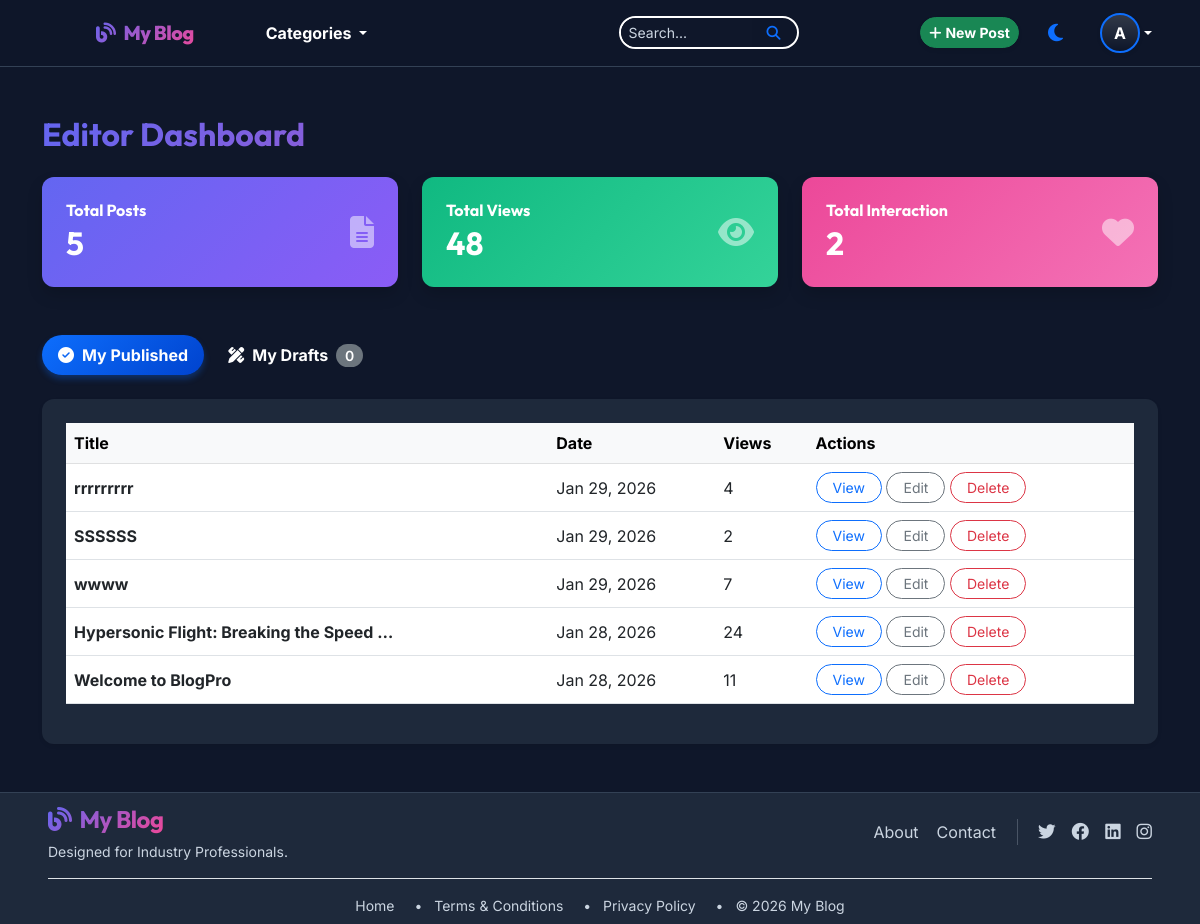
The page /dashboard/ (signed in) on the database its author committed.
### blog/models.py (models this page shows, shortened)
class Post(models.Model):
    STATUS_CHOICES = (
        ('draft', 'Draft'),
        ('published', 'Published'),
    )
    title = models.CharField(max_length=200)
    slug = models.SlugField(unique=True, blank=True)
    content = models.TextField()
    featured_image = models.ImageField(upload_to='posts/')
    category = models.ForeignKey(Category, on_delete=models.CASCADE, related_name='posts')
    tags = models.ManyToManyField(Tag, blank=True)
    author = models.ForeignKey(User, on_delete=models.CASCADE)
    status = models.CharField(max_length=10, choices=STATUS_CHOICES, default='draft')
    created_at = models.DateTimeField(auto_now_add=True)
    updated_at = models.DateTimeField(auto_now=True)
    views_count = models.PositiveIntegerField(default=0)
    def get_absolute_url(self):
        return reverse('post_detail', kwargs={'slug': self.slug})

### blog/views.py (the view)
# urls.py: path('dashboard/', views.dashboard, name='dashboard'),
@login_required
def dashboard(request):
    if not is_editor_check(request.user):
        messages.error(request, "Access restricted to staff/editors.")
        return redirect('home')
    user_posts = Post.objects.filter(author=request.user)
    total_posts = user_posts.count()
    total_views = sum(p.views_count for p in user_posts)
    total_likes = PostInteraction.objects.filter(post__in=user_posts, interaction_type='like').count()
    my_drafts = user_posts.filter(status='draft').order_by('-created_at')
    my_published = user_posts.filter(status='published').order_by('-created_at')
    admin_drafts = None
    if request.user.is_superuser:
        admin_drafts = Post.objects.filter(status='draft').exclude(author=request.user).order_by('-created_at')
    draft_count = my_drafts.count()
    admin_draft_count = admin_drafts.count() if admin_drafts else 0
    context = {
        'total_posts': total_posts,
        'total_views': total_views,
        'total_likes': total_likes,
        'my_drafts': my_drafts,
        'my_published': my_published,
        'admin_drafts': admin_drafts,
        'draft_count': draft_count,
        'admin_draft_count': admin_draft_count,
    }
    return render(request, 'blog/dashboard.html', context)

### templates/blog/dashboard.html (shortened to what this page needs)
{% extends 'base.html' %}
{% block content %}
<div class="container my-5">
    <h2 class="mb-4 text-gradient fw-bold">Editor Dashboard</h2>
    <div class="row g-4 mb-5">
        <div class="col-md-4">
            <div class="card text-white border-0 shadow" style="background: linear-gradient(135deg, #6366f1, #8b5cf6);">
                <div class="card-body p-4">
                    <div class="d-flex justify-content-between align-items-center">
                        <div>
                            <h6 class="mb-1">Total Posts</h6>
                            <h2 class="fw-bold mb-0">{{ total_posts }}</h2>
                        </div>
                        <i class="fas fa-file-alt fa-2x opacity-50"></i>
                    </div>
                </div>
            </div>
        </div>
        <div class="col-md-4">
            <div class="card text-white border-0 shadow" style="background: linear-gradient(135deg, #10b981, #34d399);">
                <div class="card-body p-4">
                    <div class="d-flex justify-content-between align-items-center">
                        <div>
                            <h6 class="mb-1">Total Views</h6>
                            <h2 class="fw-bold mb-0">{{ total_views }}</h2>
                        </div>
                        <i class="fas fa-eye fa-2x opacity-50"></i>
                    </div>
                </div>
            </div>
        </div>
        <div class="col-md-4">
            <div class="card text-white border-0 shadow" style="background: linear-gradient(135deg, #ec4899, #f472b6);">
                <div class="card-body p-4">
                    <div class="d-flex justify-content-between align-items-center">
                        <div>
                            <h6 class="mb-1">Total Interaction</h6>
                            <h2 class="fw-bold mb-0">{{ total_likes }}</h2>
                        </div>
                        <i class="fas fa-heart fa-2x opacity-50"></i>
                    </div>
                </div>
            </div>
        </div>
    </div>
    <ul class="nav nav-pills mb-4 gap-2" id="dashboardTabs" role="tablist">
        <li class="nav-item" role="presentation">
            <button class="nav-link active fw-bold rounded-pill" id="published-tab" data-bs-toggle="pill"
                data-bs-target="#published" type="button" role="tab">
                <i class="fas fa-check-circle me-2"></i>My Published
            </button>
        </li>
        <li class="nav-item" role="presentation">
            <button class="nav-link fw-bold rounded-pill" id="drafts-tab" data-bs-toggle="pill" data-bs-target="#drafts"
                type="button" role="tab">
                <i class="fas fa-pencil-ruler me-2"></i>My Drafts
                <span class="badge bg-secondary ms-1 rounded-pill">{{ draft_count }}</span>
            </button>
        </li>
    </ul>
    <div class="card border-0 shadow-sm">
        <div class="card-body p-4">
            <div class="tab-content" id="dashboardTabsContent">
                <div class="tab-pane fade show active" id="published" role="tabpanel">
                    <div class="table-responsive">
                        <table class="table table-hover align-middle">
                            <thead class="table-light">
                                <tr>
                                    <th>Title</th>
                                    <th>Date</th>
                                    <th>Views</th>
                                    <th>Actions</th>
                                </tr>
                            </thead>
                            <tbody>
                                {% for post in my_published %}
                                <tr>
                                    <td class="fw-bold">{{ post.title|truncatewords:5 }}</td>
                                    <td>{{ post.created_at|date:"M d, Y" }}</td>
                                    <td>{{ post.views_count }}</td>
                                    <td>
                                        <a href="{{ post.get_absolute_url }}"
                                            class="btn btn-sm btn-outline-primary rounded-pill px-3">View</a>
                                        <a href="{% url 'post_update' post.slug %}"
                                            class="btn btn-sm btn-outline-secondary rounded-pill px-3">Edit</a>
                                        <a href="{% url 'post_delete' post.slug %}"
                                            class="btn btn-sm btn-outline-danger rounded-pill px-3">Delete</a>
                                    </td>
                                </tr>
                                {% empty %}
                                <tr>
                                    <td colspan="4" class="text-center py-4 text-muted">No published posts yet.</td>
                                </tr>
                                {% endfor %}
                            </tbody>
                        </table>
                    </div>
                </div>
            </div>
        </div>
    </div>
</div>
{% endblock %}

### templates/base.html (shortened to what this page needs)
{% load static %}
<!DOCTYPE html>
<html lang="en" data-theme="dark">
<head>
    <link href="https://cdn.jsdelivr.net/npm/bootstrap@5.3.0/dist/css/bootstrap.min.css" rel="stylesheet">
    <link rel="stylesheet" href="https://cdnjs.cloudflare.com/ajax/libs/font-awesome/6.4.0/css/all.min.css">
    <link rel="stylesheet" href="{% static 'css/styles.css' %}">
</head>
<body>
    <nav class="navbar navbar-expand-lg sticky-top">
        <div class="container-fluid px-4 px-lg-5">
            <a class="navbar-brand animate-hover ms-5" href="{% url 'home' %}">
                <i class="fas fa-blog me-2"></i>My Blog
            </a>
            <div class="collapse navbar-collapse" id="navbarNav">
                <ul class="navbar-nav me-auto mb-2 mb-lg-0 ms-5">
                    <li class="nav-item dropdown hover-dropdown">
                        <a class="nav-link dropdown-toggle animate-hover fw-bold" href="#" data-bs-toggle="dropdown">
                            Categories
                        </a>
                    </li>
                </ul>
                <form class="d-flex mx-auto" action="{% url 'search' %}" method="GET"
                    style="width: 18%; min-width: 180px;">
                    <div class="input-group input-group-sm">
                        <input class="form-control rounded-start-pill" type="search" placeholder="Search..."
                            aria-label="Search" name="q">
                        <button class="btn btn-outline-primary rounded-end-pill px-3" type="submit"><i
                                class="fas fa-search"></i></button>
                    </div>
                </form>
                <div class="d-flex align-items-center gap-3">
                    {% if perms.blog.add_post %}
                    <a class="btn btn-sm btn-success rounded-pill fw-bold animate-hover shadow-sm"
                        href="{% url 'create_post' %}">
                        <i class="fas fa-plus me-1"></i>New Post
                    </a>
                    {% endif %}
                    <button class="btn btn-link text-decoration-none theme-toggle animate-hover" id="themeToggle"
                        title="Toggle Theme">
                        <i class="fas fa-moon fa-lg"></i>
                    </button>
                    {% if user.is_authenticated %}
                    <div class="dropdown">
                        <a class="nav-link dropdown-toggle d-flex align-items-center p-0" href="#" role="button"
                            data-bs-toggle="dropdown">
                            <div class="rounded-circle bg-gradient ms-2 d-flex align-items-center justify-content-center overflow-hidden border border-2 border-primary shadow-sm"
                                style="width: 40px; height: 40px;">
                                {% if user.profile.profile_picture %}
                                <img src="{{ user.profile.profile_picture.url }}" class="w-100 h-100"
                                    style="object-fit:cover;">
                                {% else %}
                                <span class="text-white fw-bold">{{ user.username|make_list|first|upper }}</span>
                                {% endif %}
                            </div>
                        </a>
                    </div>
                    {% endif %}
                </div>
            </div>
        </div>
    </nav>
    <div style="flex: 1 0 auto;">
        {% block content %}{% endblock %}
    </div>
    <footer class="footer mt-auto py-2" style="background-color: var(--card-bg);">
        <div class="container-fluid px-4 px-lg-5">
            <div class="row align-items-center mb-3">
                <div class="col-md-6 text-md-start text-center mb-3 mb-md-0">
                    <a class="navbar-brand animate-hover fs-4 fw-bold" href="{% url 'home' %}">
                        <i class="fas fa-blog me-2"></i>My Blog
                    </a>
                    <p class="small text-muted mb-0 mt-1">Designed for Industry Professionals.</p>
                </div>
                <div class="col-md-6">
                    <div
                        class="d-flex justify-content-center justify-content-md-end align-items-center gap-3 flex-wrap">
                        <button class="btn btn-link text-decoration-none text-muted p-0 animate-hover"
                            data-bs-toggle="offcanvas" data-bs-target="#offcanvasAbout">About</button>
                        <button class="btn btn-link text-decoration-none text-muted p-0 animate-hover"
                            data-bs-toggle="modal" data-bs-target="#contactModal">Contact</button>
                        <div class="d-flex gap-3">
                            <a href="#" class="social-icon text-muted" style="font-size: 1.1rem;"><i
                                    class="fab fa-twitter"></i></a>
                            <a href="#" class="social-icon text-muted" style="font-size: 1.1rem;"><i
                                    class="fab fa-facebook"></i></a>
                            <a href="#" class="social-icon text-muted" style="font-size: 1.1rem;"><i
                                    class="fab fa-linkedin"></i></a>
                            <a href="#" class="social-icon text-muted" style="font-size: 1.1rem;"><i
                                    class="fab fa-instagram"></i></a>
                        </div>
                    </div>
                </div>
            </div>
            <div class="border-top pt-3 text-center text-muted small">
                <ul class="list-inline mb-0">
                    <li class="list-inline-item"><a href="{% url 'home' %}"
                            class="text-decoration-none text-muted">Home</a></li>
                    <li class="list-inline-item mx-2">&bull;</li>
                    <li class="list-inline-item"><a href="#" class="text-decoration-none text-muted">Terms &
                            Conditions</a></li>
                    <li class="list-inline-item mx-2">&bull;</li>
                    <li class="list-inline-item"><a href="#" class="text-decoration-none text-muted">Privacy Policy</a>
                    </li>
                    <li class="list-inline-item mx-2">&bull;</li>
                    <li class="list-inline-item"><span>&copy; {% now "Y" %} My Blog</span></li>
                </ul>
            </div>
        </div>
    </footer>
</body>
</html>

### rows shown on the page
Post: title "rrrrrrrrr", created_at "Jan 29, 2026", views_count "4"
Post: title "SSSSSS", created_at "Jan 29, 2026", views_count "2"
Post: title "wwww", created_at "Jan 29, 2026", views_count "7"
Post: title "Hypersonic Flight: Breaking the Speed …", created_at "Jan 28, 2026", views_count "24"
Post: title "Welcome to BlogPro", created_at "Jan 28, 2026", views_count "11"

### other values the page prints
{{ user.username|make_list|first|upper }} "A"
{{ total_posts }} "5"
{{ total_views }} "48"
{{ total_likes }} "2"
{{ draft_count }} "0"
